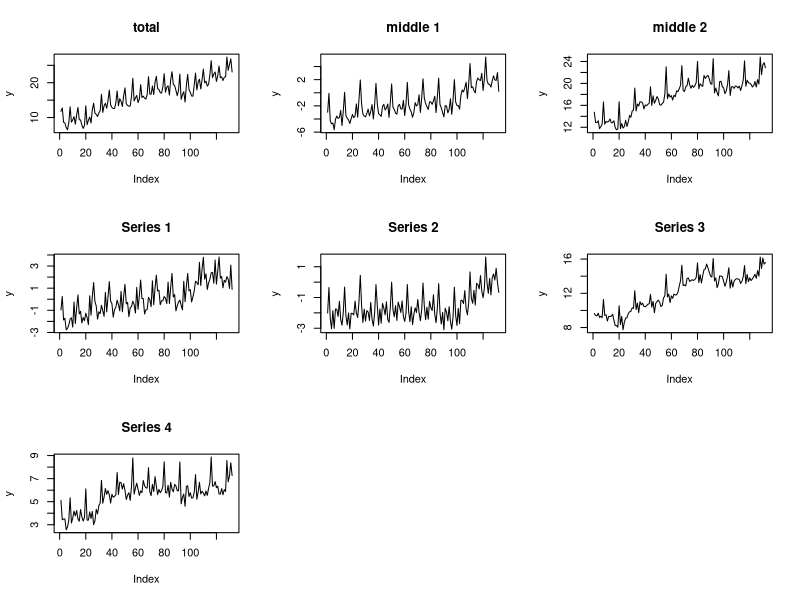
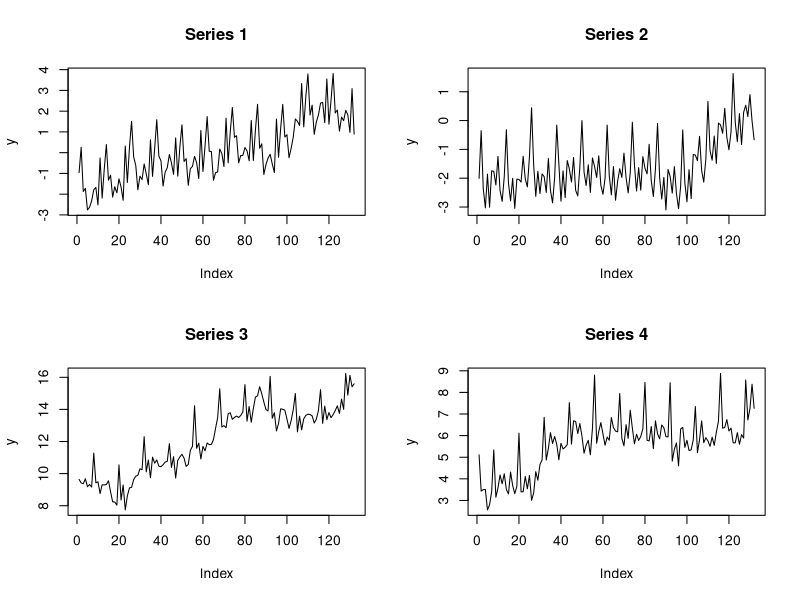

The R source for these figures, in order:
N <- 100
TIME_WINDOW <- 132
WARM_UP <- 120
TRAIN_WINDOW <- 120
FREQ <- 12
GROUPS <- c(2, 2)
ALPHA <- list(upper = c(0.95, 0.95, 0.85, 0.85), lower = c(0.9, 0.9, 0.8, 0.8))
BETA <- list(upper = c(1e-5, 1e-5, 0, 0), lower = c(1e-6, 1e-6, 0, 0))
GAMMA <- list(upper = c(0.01, 0.01, 0.005, 0.005), lower = c(0.005, 0.005, 0, 0))
SPIKE <- c(2, 2, 8, 8)
SIGMA <- diag(c(4, 4, 20, 20))
SIGMA[2, 1] <- 2
SIGMA[1, 2] <- 2
SIGMA[3, 4] <- 10
SIGMA[4, 3] <- 10
SIGMA <- SIGMA / 100

sim_param <- function(x){
  sapply(1:length(x$upper), function(y){runif(1, x$lower[y], x$upper[y])})
}

sim <- function(){
  Fmat <- rbind(c(1, 1, rep(0, FREQ)), 
                c(0, 1, rep(0, FREQ)), 
                c(rep(0, FREQ+1), 1),
                cbind(0, 0, diag(FREQ - 1), 0))
  wvec <- c(1, 1, rep(0, FREQ - 1), 1)
  alpha <- sim_param(ALPHA)
  beta <- sim_param(BETA)
  gamma <- sim_param(GAMMA)
  
  epsilon <- MASS::mvrnorm(TIME_WINDOW+TIME_WINDOW, mu=rep(0, sum(GROUPS)), Sigma = SIGMA)
  
  state <- lapply(1:sum(GROUPS), function(x){
    l0 <- rnorm(1)
    b0 <- runif(1, 0.00001, 0.00002)
    s0 <- append(rnorm(FREQ - 1, sd=0.5), rnorm(1, 2, 0.01), SPIKE[x] - 1)
    s0 <- s0 - mean(s0)
    s0 <- s0[FREQ : 1]
    state <- matrix(c(l0, b0, s0), nrow = 1)
    gvec <- c(alpha[x], beta[x], gamma[x], rep(0, FREQ - 1))
    for (t in 1:(TIME_WINDOW + WARM_UP)){
      state <- rbind(state, as.vector(Fmat %*% state[t,]) + gvec * epsilon[t, x])
    }
    state[(WARM_UP + 1):(WARM_UP + TIME_WINDOW),]
  })
  y <- sapply(seq_along(state), function(x){
    as.vector(state[[x]] %*% wvec + epsilon[(WARM_UP+1): (WARM_UP + TIME_WINDOW), x])
  }, simplify = "array")
  list(y = y, alpha=alpha, beta=beta, gamma=gamma, epsilon=epsilon, state=state)
}



plot_series <- function(x){
  x <- x$y
  par(mfrow=c(3, 3))
  plot(rowSums(x), type='l', main="total", ylab = "y")
  plot(rowSums(x[,1:2]), type="l", main="middle 1", ylab = "y")
  plot(rowSums(x[,3:4]), type="l", main="middle 2", ylab = "y")
  for (i in 1:NCOL(x)){
    plot(x[,i], type='l', main=paste0("Series ", i), ylab = "y")
  }
}

foo <- sim()
cor(foo$y)
plot_series(foo)

par(mfrow=c(2,2))
for (i in 1:NCOL(foo$y)){
  plot(foo$y[,i], type='l', main=paste0("Series ", i), ylab = "y")
}





